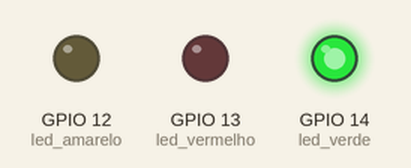
Simulated run of this program. Board: ESP32 board running MicroPython. On the bench: output pins drawn as LEDs (lit = HIGH). Wiring (from the project's diagram.json): yellow LED on GPIO 12, red LED on GPIO 13, green LED on GPIO 14.

Above: at 10.2 s.
At 25.7 s:
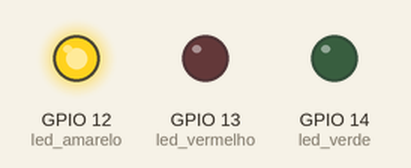
At 34.7 s:
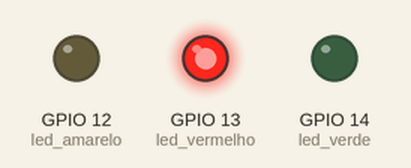
Timing chart, 0 to 50.1 s (numbered marks = the images above):
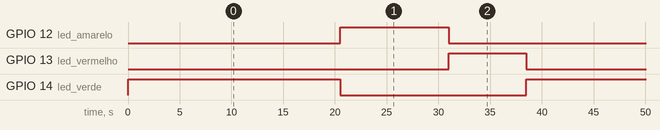

Measured:
- by itself, GPIO 12 (led_amarelo): alternates HIGH for 10.5 s and LOW for 28.0 s
- by itself, GPIO 13 (led_vermelho): alternates HIGH for 7.5 s and LOW for 31.0 s
- by itself, GPIO 14 (led_verde): alternates HIGH for 20.5 s and LOW for 18.0 s

The program:

main.py
```python
from machine import Pin
from utime import sleep

led_verde = Pin(14, Pin.OUT)
led_amarelo = Pin(12, Pin.OUT)
led_vermelho = Pin(13, Pin.OUT)

while True:

    led_verde.on()
    led_amarelo.off()
    led_vermelho.off()
    sleep(20)
    sleep(0.5)

    led_verde.off()
    led_amarelo.on()
    led_vermelho.off()
    sleep(10)
    sleep(0.5)

    led_verde.off()
    led_amarelo.off()
    led_vermelho.on()
    sleep(7)
    sleep(0.5)
```
